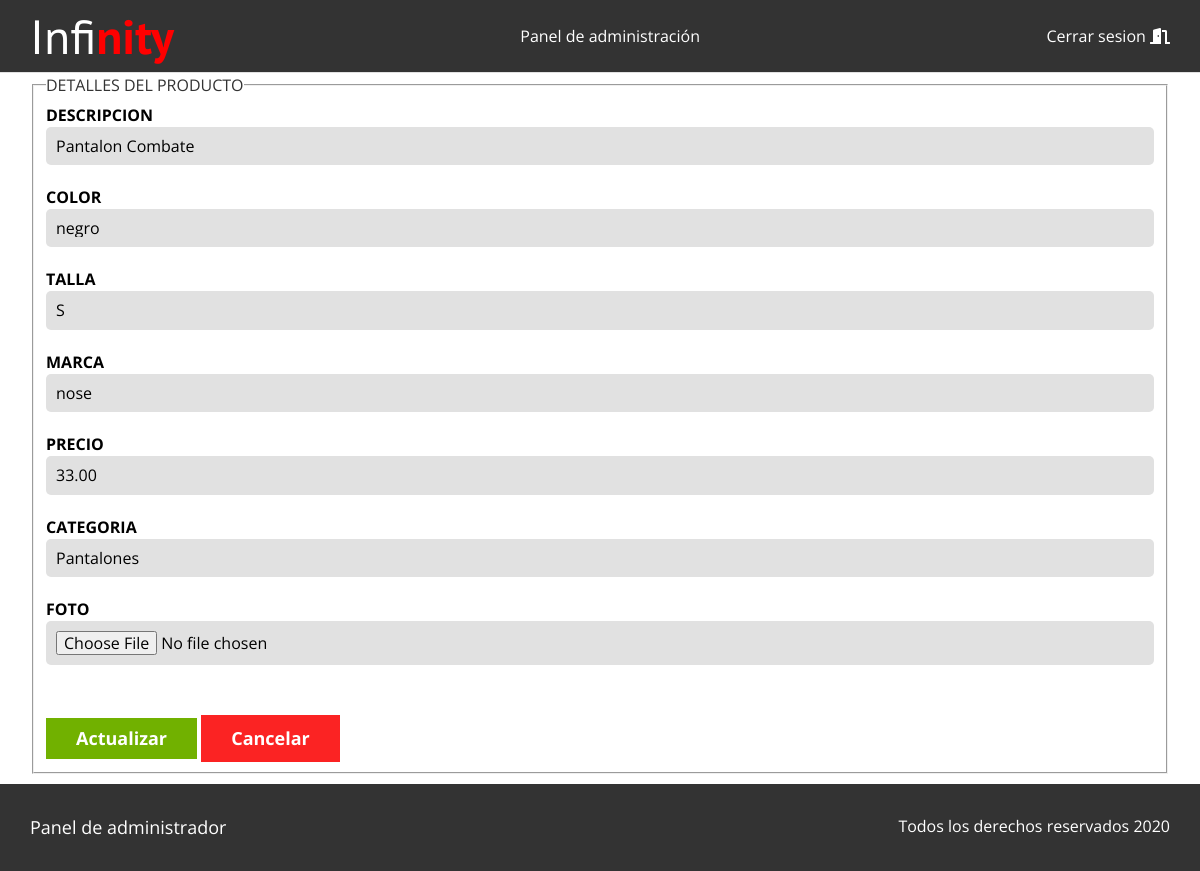
Page /Panel/productos/form_actualizar.php?id=22 on the committed database.
### tables this page shows
CREATE TABLE `producto` (
  `producto_id` int(11) NOT NULL,
  `producto_descripcion` varchar(200) NOT NULL,
  `producto_color` varchar(50) NOT NULL,
  `producto_talla` varchar(10) NOT NULL,
  `producto_marca` varchar(50) NOT NULL,
  `producto_precio` decimal(10,2) NOT NULL,
  `producto_categoria_id` int(10) NOT NULL,
  `producto_foto` varchar(200) DEFAULT NULL
);

### src/Producto.php (called while the page is built, shortened)
<?php
    class Producto{
        private $cn=null;
        public function __construct()
        {
            $this->config=parse_ini_file(__DIR__.'/../config.ini');
            $this->cn = new \PDO($this->config['dns'], $this->config['usuario'], $this->config['clave'],array(
                \PDO::MYSQL_ATTR_INIT_COMMAND => 'SET NAMES utf8'
            ));
        }
        public function mostrar_por_id($id){
            $sql = "SELECT producto.producto_id, producto.producto_descripcion, producto.producto_talla, producto.producto_marca, producto.producto_color, producto.producto_precio, producto.producto_foto, categoria.categoria_id, categoria.categoria_descripcion
            FROM producto
            INNER JOIN categoria ON producto.producto_categoria_id=categoria.categoria_id WHERE producto.producto_id=:id";
            $resultado = $this->cn->prepare($sql);
            $_array = array(
                ":id" => $id
            );
            if($resultado->execute($_array))
                return $resultado->fetch();
            return false;
        }
    }

### src/Categoria.php (called while the page is built, shortened)
<?php
    class Categoria{
        private $cn=null;
        public function __construct()
        {
            $this->config=parse_ini_file(__DIR__.'/../config.ini');
            $this->cn = new \PDO($this->config['dns'], $this->config['usuario'], $this->config['clave'],array(
                \PDO::MYSQL_ATTR_INIT_COMMAND => 'SET NAMES utf8'
            ));
        }
        public function mostrar(){
            $sql = "SELECT categoria.categoria_id, categoria.categoria_descripcion FROM categoria";
            $resultado=$this->cn->prepare($sql);
            if($resultado->execute())
                return $resultado->fetchAll();
            return false;
        }
    }

### Panel/productos/form_actualizar.php (the view, shortened to what this page needs)
<?php
    $id=$_GET['id'];
    $producto= new infinity\Producto;
    $resultado = $producto->mostrar_por_id($id);
?>
<!DOCTYPE html>
<html lang="en">
<head>
    <link rel="stylesheet" href="../../assets/css/normalize.css">
    <link rel="stylesheet" href="../../assets/css/styles.css">
    <link rel="stylesheet" href="../../assets/css/styles_panel.css">
    <link rel="stylesheet" href="../../assets/css/all.css">
</head>
<body>
    <header class="site-header borde-inferior">
        <div class="contenedor">
            <div class="barra">
                <a href="../dashboard.php">
                    <h1 class="no-margin">Infi<span>nity</span></h1>
                </a>
                <a href="">Panel de administración</a>
                <a href="../../index.php">Cerrar sesion <i class="fas fa-door-open"></i></a>
            </div>
        </div>
    </header>
    <section class="contenedor wrapper">
        <div id="main" >
        <fieldset>
            <legend>DETALLES DEL PRODUCTO</legend>
        <form method="POST" action="acciones.php" enctype="multipart/form-data">
                <label>Descripcion</label>
                <input type="text" name="descripcion" placeholder="Descripcion" required value="<?php print $resultado['producto_descripcion'] ?>">
                <label>Color</label>
                <input type="text" name="color" placeholder="Color" required value="<?php print $resultado['producto_color'] ?>">
                <label>Talla</label>
                <input type="text" name="talla" placeholder="Talla" required value="<?php print $resultado['producto_talla'] ?>">
                <label>Marca</label>
                <input type="text" name="marca" placeholder="Marca" required value="<?php print $resultado['producto_marca'] ?>">
                <label>Precio</label>
                <input type="text" name="precio" placeholder="0.00" required value="<?php print $resultado['producto_precio'] ?>">
                <label>Categoria</label>
                <select name="categoria_id" required>
                    <?php
                            $categoria= new infinity\Categoria;
                            $info_categoria = $categoria->mostrar();
                            $cantidad=count($info_categoria);
                            if($cantidad > 0){
                            for($x = 0; $x<$cantidad; $x++){
                                $item= $info_categoria[$x];
                        ?>
                        <option value="<?php print $item['categoria_id'] ?>"
                                <?php if($resultado['categoria_id']==$item['categoria_id']) print(" selected "); ?>>
                                <?php print $item['categoria_descripcion'] ?></option>
                            <?php }}?>
                </select>
                <label>Foto</label>
                <input type="file" name="foto">
        <input type="submit" name="accion" value="Actualizar" class="boton boton-verde enviar">
        <a class="boton boton-rojo" href="index.php">Cancelar</a>
        </form>
        </fieldset>
        </div>
    </section>
    <footer class="site-footer seccion">
        <div class="contenedor contenedor-footer">
            <nav class="navegacion">
                <a href="inicio.html">Panel de administrador</a>
            </nav>
            <p class="copyright">Todos los derechos reservados 2020</p>
        </div>
    </footer>
</body>
</html>

### assets/css/styles.css (style rules this page uses)
html { font-size: 62.5%; box-sizing: border-box; }
*,*::before,*::after { box-sizing: inherit; }
body { font-family: 'Open Sans', sans-serif; font-size: 1.6rem; line-height: 1.5; }
.contenedor { max-width: 120rem; margin: 0 auto; width: 95%; }
h1, h2, h3, h4 { font-family: 'PT Sans', sans-serif; }
h1 { font-size: 4.8rem; }
.no-margin { margin: 0; }
.borde-inferior { border-bottom: .5rem solid #4f4f4f; }
.wrapper { min-height: calc(100vh - 18rem); }
.boton { color: white; font-weight: 700; text-decoration: none; font-size: 1.8rem; padding: 1rem 3rem; margin-top: 3rem; display: inline-block; text-align: center; border: none; }
.boton-verde { background-color: #71B100; }
@media (min-width: 768px) { .barra { display: flex; justify-content: space-between; align-items: center; } }
.site-header { border-bottom: 1px solid #e1e1e1; }
.site-header a { color: black; text-decoration: none; }
.site-header h1 { text-align: center; font-weight: 400; }
.site-header h1 span { font-weight: 700; color:red; }
.navegacion a { text-decoration: none; text-align: center; display: block; font-size: 1.8rem; }
@media (min-width: 768px) { .navegacion a { display: inline; margin-right: 4rem; } }
@media (min-width: 768px) { .navegacion a:last-of-type { margin:0; } }
.site-footer a { color: #ffffff; }
.site-footer { background-color: #333333; margin: 0; }
.copyright { margin: 0; color: #ffffff; }
.contenedor-footer { padding:3rem 0; display: flex; justify-content: space-between; }
legend { font-weight: 2.4rem; color: #333333; }
label { display: block; font-weight: 700; text-transform: uppercase; }
input:not([Type="submit"]), textarea, select { padding: 1rem; display: block; width: 100%; background-color: #e1e1e1; margin-bottom: 2rem; border: none; border-radius: 0.5rem; }
select { -webkit-appearance: none; appearance: none; }
fieldset { margin-bottom: 1rem; }

### assets/css/styles_panel.css (style rules this page uses)
html { font-size: 62.5%; box-sizing: border-box; }
*,*::before,*::after { box-sizing: inherit; }
body { font-family: 'Open Sans', sans-serif; font-size: 1.6rem; line-height: 1.5; min-height: 100vh; }
.contenedor { max-width: 120rem; margin: 0 auto; width: 95%; }
h1, h2, h3, h4 { font-family: 'PT Sans', sans-serif; }
h1 { font-size: 4.8rem; }
.no-margin { margin: 0; }
.borde-inferior { border-bottom: .5rem solid #4f4f4f; }
.wrapper { min-height: calc(100vh - 18rem); }
.boton { color: white; font-weight: 700; text-decoration: none; font-size: 1.8rem; padding: 1rem 3rem; margin-top: 3rem; display: inline-block; text-align: center; border: none; }
.boton-verde { background-color: #71B100; }
.boton-rojo { background-color: #fb2323; }
@media (min-width: 768px) { .barra { display: flex; justify-content: space-between; align-items: center; } }
.site-header { border-bottom: 1px solid #e1e1e1; background-color: #333333; }
.site-header a { color: white; text-decoration: none; }
.site-header h1 { text-align: center; font-weight: 400; }
.site-header h1 span { font-weight: 700; color:red; }
.navegacion a { text-decoration: none; text-align: center; display: block; font-size: 1.8rem; }
@media (min-width: 768px) { .navegacion a { display: inline; margin-right: 4rem; } }
@media (min-width: 768px) { .navegacion a:last-of-type { margin:0; } }
.site-footer a { color: #ffffff; }
.site-footer { background-color: #333333; margin:0; }
.copyright { margin: 0; color: #ffffff; }
.contenedor-footer { padding:3rem 0; display: flex; justify-content: space-between; }

### assets/css/all.css (style rules this page uses)
.fa, .fas, .far, .fal, .fad, .fab { -moz-osx-font-smoothing: grayscale; -webkit-font-smoothing: antialiased; display: inline-block; font-style: normal; font-variant: normal; text-rendering: auto; line-height: 1; }
.fa-door-open:before { content: "\f52b"; }
.fa, .fas { font-family: 'Font Awesome 5 Free'; font-weight: 900; }

### rows in the picture
producto: descripcion "Pantalon Combate", color "negro", talla "S", marca "nose", precio "33.00"

### other values in the picture
form field categoria_id "Pantalones"
